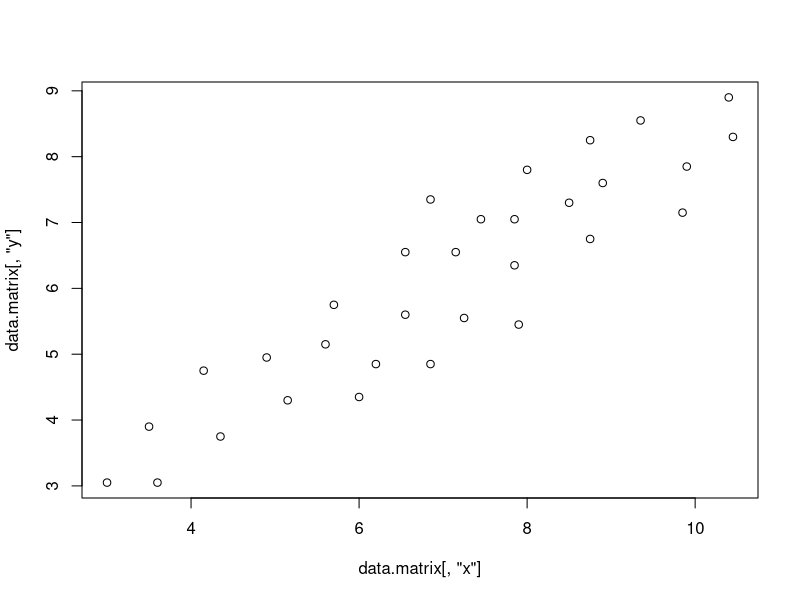
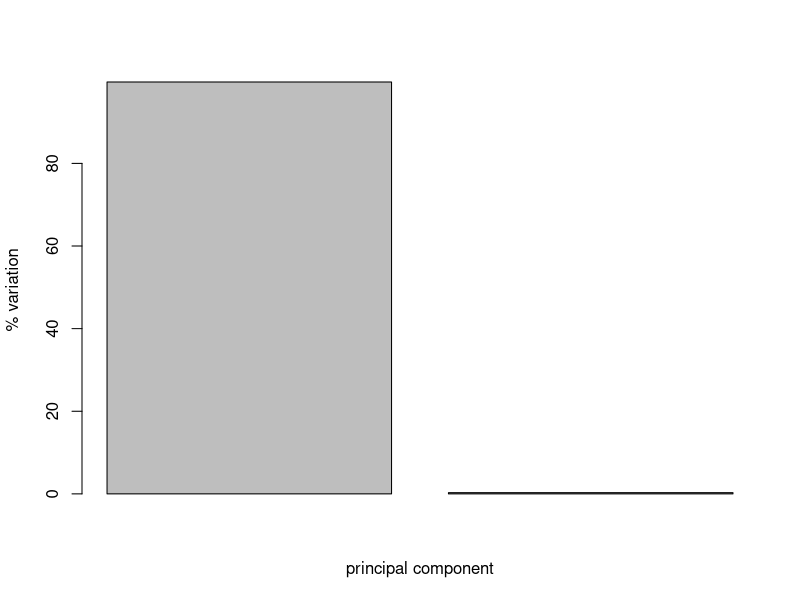
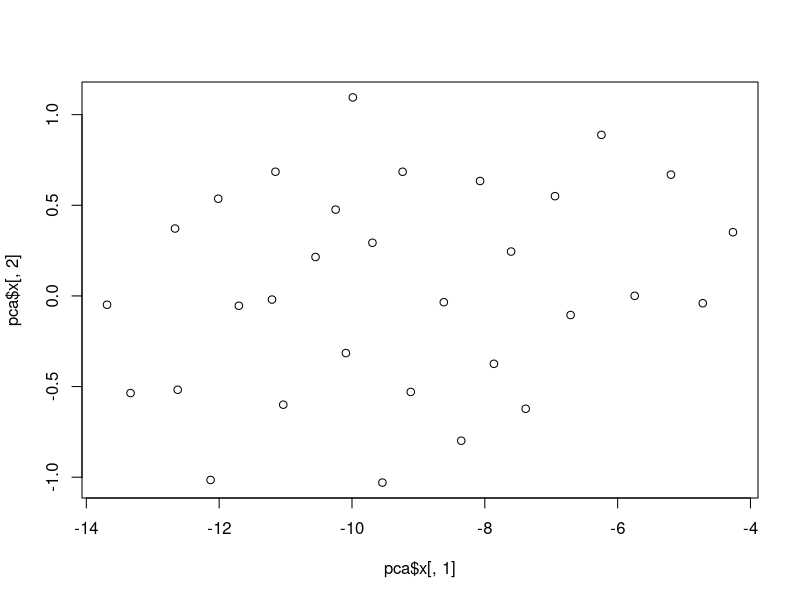
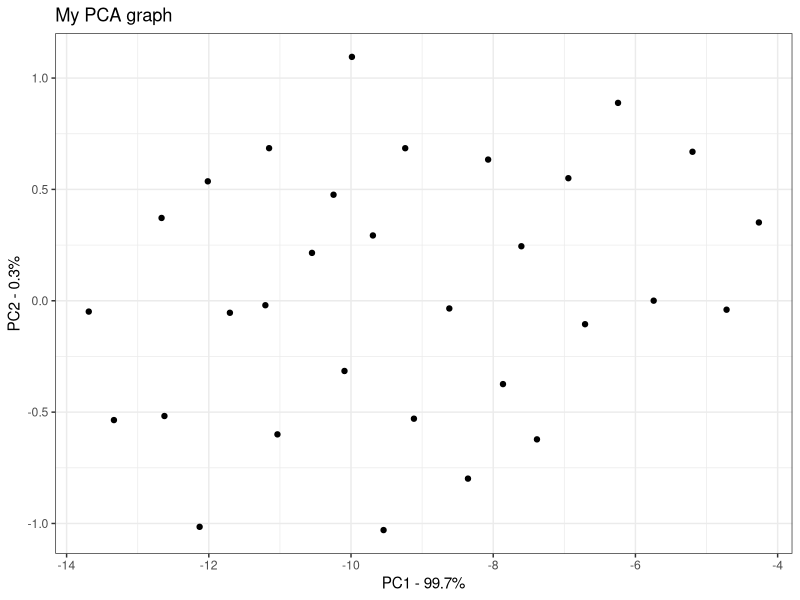
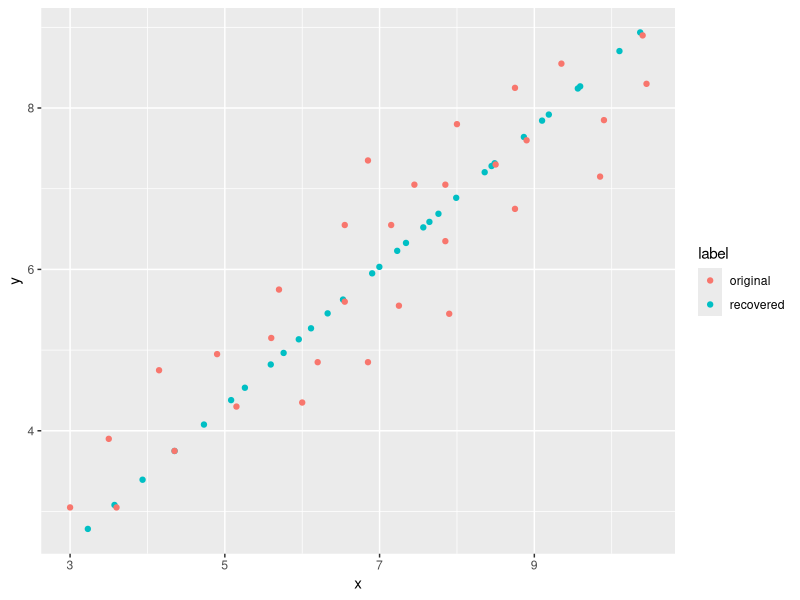

Write R code to recreate these figures, in order.
#data I gerenaretd using https://www.librec.net/datagen.html, at approx 45 dgrees : Will help verify components
library(ggplot2)
df <- read.csv(text = 
"x,y,lab
3, 3.05, 1
3.6, 3.05, 1
4.35, 3.75, 1
5.7, 5.75, 1
6.2, 4.85, 1
7.9, 5.45, 1
7.85, 6.35, 1
7.45, 7.05, 1
8.9, 7.6, 1
10.4, 8.9, 1
9.85, 7.15, 1
9.9, 7.85, 1
9.35, 8.55, 1
8, 7.8, 1
6.55, 6.55, 1
4.9, 4.95, 1
4.15, 4.75, 1
3.5, 3.9, 1
5.15, 4.3, 1
6.55, 5.6, 1
8.75, 6.75, 1
8.75, 8.25, 1
6.85, 7.35, 1
7.15, 6.55, 1
7.85, 7.05, 1
8.5, 7.3, 1
10.45, 8.3, 1
7.25, 5.55, 1
6.85, 4.85, 1
6, 4.35, 1
5.6, 5.15, 1", header = TRUE)

# Plot to have a sense -------------------------------------------------
head(df)
data.matrix <- as.matrix(df[,c("x","y")])
rownames(data.matrix) <- paste("Sample-", 1:dim(data.matrix)[1], sep="")
#data.matrix <- scale(data.matrix)
plot(data.matrix[,"x"], data.matrix[,"y"])


# PCA using prcomp -----------------------------------------------------
pca         <- prcomp(data.matrix, scale= FALSE, center = FALSE)

# PCA outputs (sdev, x, rotation)---------------------------------------
# sdev: standard deviation along component axis
pca$sdev
(pca.var <- pca$sdev^2)
(pca.var.per <- round(pca.var/sum(pca.var) * 100, 1))
barplot(pca.var.per, xlab = "principal component", ylab="% variation")
# x: pricinpal components : (ie for each sample, we have transformed cordinates along PC1, PC2, ... PCN)
pca$x
plot(pca$x[,1], pca$x[,2])
# rotation: the columns are PC directions. columns are unit vectors along PC directions. THey also will be orthogonal
pca$rotation
apply( pca$rotation, 2, function(e) sum(e^2))#All must sum to 1
#some call these PC vector components as loading scores, because you can take component of original 
#data with loading scores(as a vector dot product and get transfomed vector in terms of PC directions)
loading_scores <- pca$rotation[,1]; loading_scores
#Plot PCA transformed PCA data
pca.data <- data.frame(Sample=rownames(pca$x), X = pca$x[,1], Y = pca$x[,2])
ggplot(data = pca.data, aes(x = X, y = Y, label=Sample)) + 
  geom_point() + 
  #geom_text() + 
  xlab(paste("PC1 - ", pca.var.per[1], "%", sep=""))+
  ylab(paste("PC2 - ", pca.var.per[2], "%", sep=""))+
  theme_bw() + 
  ggtitle("My PCA graph")

#if we talke original data series and take dot product of each row on PC1 pf rotation, we will get 
projections.unscaled = data.matrix %*% pca$rotation
head(projections.unscaled)
head(pca$x) #This matches with above if scale=FALSE, center = FALSE in prcomp. or data.matrix not scaled(cetered + scaled)



#SCALE = TRUE ----------------------------------------------------------
##If we use ceter and scaling, then data matrix is scaled and sentered before processing.
pca         <- prcomp(data.matrix, scale= TRUE)
projections = data.matrix %*% pca$rotation
#These wont be same, the two below: because data matrix is scaled and sentered before processing.
head(projections)
head(pca$x)
projections.sc = scale(data.matrix) %*% pca$rotation
#Now these will be equal
head(projections.sc)
head(pca$x)




#########################################################################
# USING SVD
# svd output: 
# svd output is 3 matrix : U D V  s.t  data matrix = A = U D V' 
# U supposed to be eigenvector of AA', 
# D the diagonal mat ofeigenvalues
# V supposed to be eigenvector of A'A 
#########################################################################
#d	:a vector containing the singular values of x, of length min(n, p), sorted decreasingly.
#u	:a matrix whose columns contain the left singular vectors of x, present if nu > 0. Dimension c(n, nu).
#v	:a matrix whose columns contain the right singular vectors of x, present if nv > 0. Dimension c(p, nv).

res.svd <- svd(data.matrix)
#res.svd$u %*% diag(res.svd$d) %*% t(res.svd$v)  should be same as data.matrix
#Let us verify
sum(apply(res.svd$u %*% diag(res.svd$d) %*% t(res.svd$v) - data.matrix, 1, function(e) sum(e^2)))

#if A be data matrix (m x n), U supposed to be eigenvector of AA'
#eigen(data.matrix %*% t(data.matrix))$vectors to be same as res.svd$u
#So, the SVD result and eigen vector result must be parallel (dot product should 1 or -1 here)
aat <- data.matrix %*% t(data.matrix)
sum(eigen(aat)$vectors[,1] * res.svd$u[,1])
sum(eigen(aat)$vectors[,2] * res.svd$u[,2])
#similarly for v
ata <- t(data.matrix) %*% data.matrix
sum(eigen(ata)$vectors[,1] * res.svd$v[,1])
sum(eigen(ata)$vectors[,2] * res.svd$v[,2])

#Eigen values from AA' or A'A will be squared of svd
# This result will be almost 0
eigen(ata)$value  - (res.svd$d)^2  #Note that while taking variance we need to do res.svd$d ^2 before

#A = UDV' => AV = UD   => it means individually A * v[,i] = d[i] * u[,i] 
#ie. V is like rotation matrix : THe below must all be 0
summary(data.matrix %*% res.svd$v[,1]  - res.svd$d[1] * res.svd$u[,1])

#Find components:  data * rotation, ie AV is new projection.
head(data.matrix %*% res.svd$v)
head(projections.unscaled)
# Or AV -> UD is new projection. AV is actual full projection
# if we want top reduce dimension, then we can drop the dimestions
# from d matrix to get projection
head(res.svd$u %*% diag(res.svd$d))

#If we want projections to mxn data to mxk, where k < n ie dimension reduction,
# we can take first 
svd.vars <- eigen(ata)$value
svd.cum.vars <- cumsum(svd.vars)/sum(svd.vars) #%variation
svd.cum.vars
#[1] 0.9966629 1.0000000
#We see above that 99% variation is explained by first component, => k = 1
#So, we can take first k (k=1) components of UD as PC components
k = 1 #in this case
pccomps <- res.svd$u %*% diag(res.svd$d)[,1:k, drop=FALSE]
head(pccomps) #ie first column of head(res.svd$u %*% diag(res.svd$d))


#Suppose we are given components, say pccomps above, how do we get back the original data (with some)
# We will definitely need rotation matrix
# AV = UD, so this means UD is GIVEN, we recover A from equation AV = GIVEN, ie A = GIVEN * V' 
n = dim(data.matrix)[2]
recovered = cbind(pccomps, rep(0, ncol=n-k)) %*% t(res.svd$v)
colnames(recovered) <- c("x","y")
head(recovered)
head(data.matrix)

#Plot to have a look 
tmp <- rbind(data.frame(recovered, label= "recovered"), data.frame(data.matrix,label= "original" ))
ggplot(tmp, aes(x=x, y=y, color=label)) + geom_point()
